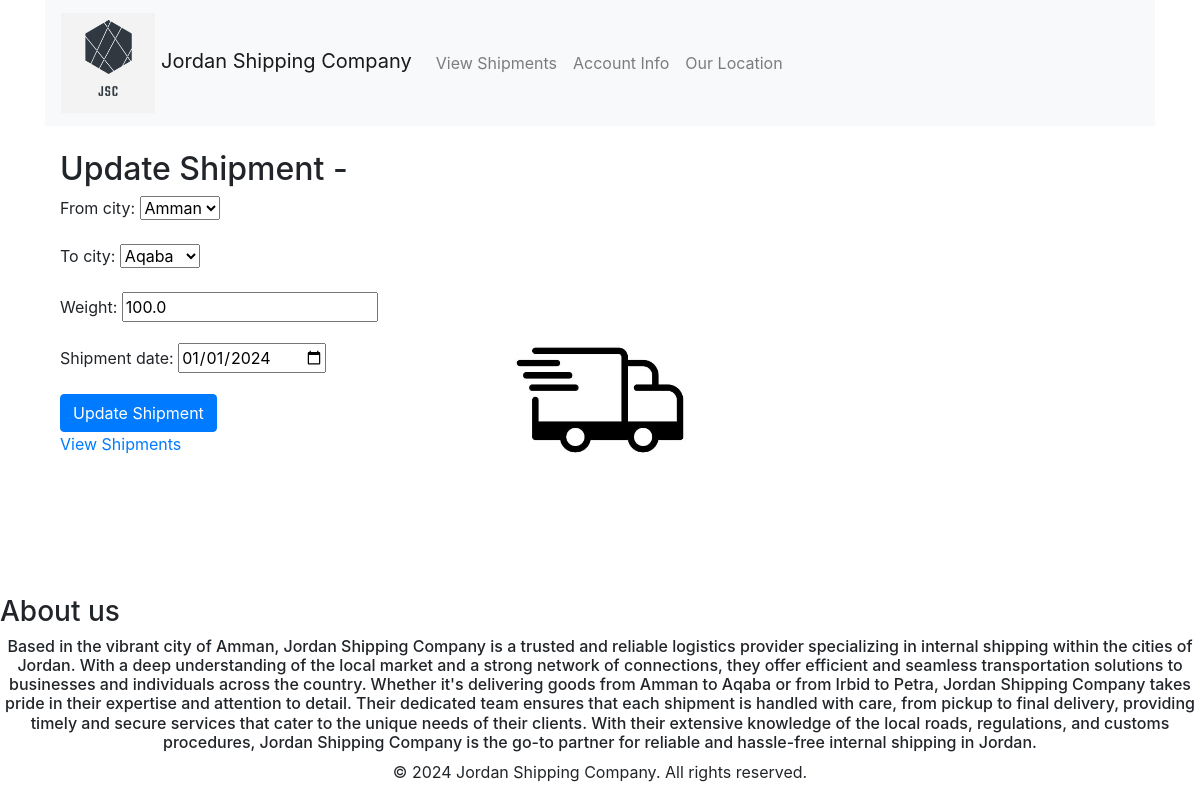
Screenshot of /update/45/ with the database file from the repository.
### shipment/models.py (models this page shows, shortened)
class Shipment(models.Model):
    user = models.ForeignKey(User, on_delete=models.CASCADE)
    from_city = models.CharField(max_length=100, choices=[('Amman', 'Amman'), ('Irbid', 'Irbid'), ('Aqaba', 'Aqaba')], default='Amman')
    to_city = models.CharField(max_length=100, choices=[('Aqaba', 'Aqaba'), ('Amman', 'Amman'), ('Irbid', 'Irbid')], default='Aqaba')
    weight = models.FloatField(default=100)
    shipment_date = models.DateField(default='2024-01-01')

### shipment/views.py (the view)
# urls.py: path('update/<int:shipment_id>/', update_shipment, name='update_shipment'),
def update_shipment(request, shipment_id):
    shipment = Shipment.objects.get(pk=shipment_id)
    if request.method == 'POST':
        form = ShipmentForm(request.POST, instance=shipment)
        if form.is_valid():
            form.save()
            return redirect('view_shipments')
    else:
        form = ShipmentForm(instance=shipment)
    return render(request, 'shipment/update_shipment.html', {'form': form, 'shipment': shipment})

### shipment/forms.py
class ShipmentForm(forms.ModelForm):
    class Meta:
        model = Shipment
        fields = ['from_city', 'to_city','weight', 'shipment_date']
        widgets = {
            'shipment_date': forms.DateInput(attrs={'type': 'date'}),}

### shipment/templates/shipment/update_shipment.html (shortened to what this page needs)
{% extends 'shipment/base.html' %}
{% block content %}
  <h2>Update Shipment - {{ shipment.name }}</h2>
  <form method="post" class="form">
    {{ form.as_p }}
    <button type="submit" class="btn btn-primary">Update Shipment</button>
  </form>
  <a href="{% url 'view_shipments' %}">View Shipments</a>
{% endblock %}

### rows the page displays
Shipment: from_city "Amman", to_city "Aqaba", weight "100.0", shipment_date "01/01/2024"
